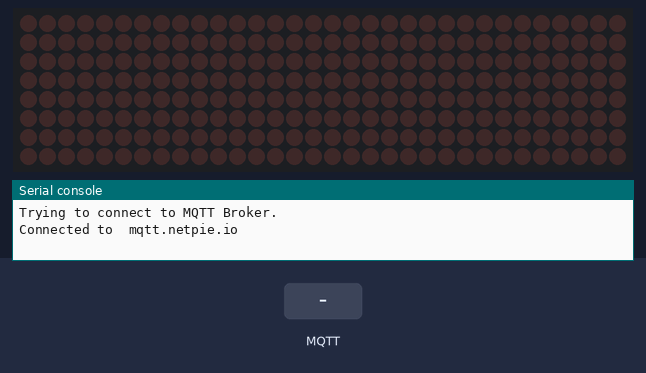
Simulated run of this program. Board: ESP32 board running MicroPython. Shown: 32×8 LED matrix, the last lines printed to the serial console. The test bench sets the inputs (shaded band). WiFi joins after 1.5 s; no MQTT or app messages arrive unless stated; library files of the repository ran but are not shown: max7219.py.

Above: at 2.8 s.
2.9 s: MQTT message "@msg/led_mt" arrives on the first subscribed topic
At 3.21 s:
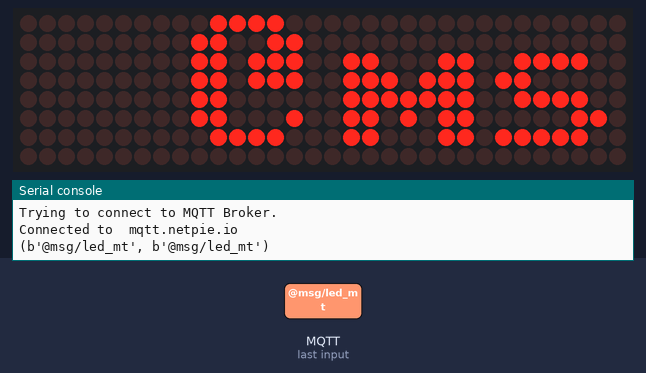
At 3.62 s:
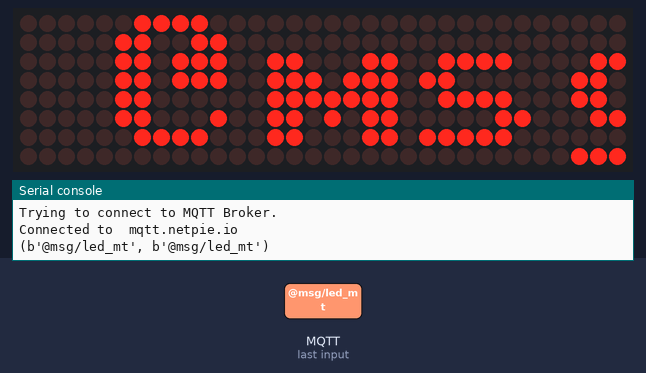

The program:

LAB03_EX03_ESP32.py
```python
from machine import Pin, SPI
from max7219 import Max7219
from utime import sleep_ms
from umqtt.simple import MQTTClient
import network

spi = SPI(1,sck=Pin(14),mosi=Pin(13))
#CLK=sck=D14,DIN=mosi=D13,cs=D15
cs = Pin(15,Pin.OUT)
display = Max7219(32,8,spi,cs,False)
display.brightness(5)

wifi_ssid = "ECS_4G_01"
wifi_pwd = "1111100000"

MQTT_BROKER = "mqtt.netpie.io"
MQTT_CLIENT = "94158fb0-7acc-48d5-a3a6-399180f4746d" # Client ID
MQTT_USER = "ByiMqAVSXVs1bFrYhkCAr3GrBm9GC8mH" # Token
MQTT_PWD = "GWJjLpcQFJT_BgBConxwwAUBpy72e!Dv" # Secret
text_show = ''

def wifi_connect():
    wlan = network.WLAN(network.STA_IF)
    wlan.active(True)
    if not wlan.isconnected():
        print('connecting to network...')
        wlan.connect(wifi_ssid, wifi_pwd)
        while not wlan.isconnected():
            pass
    print('network config:', wlan.ifconfig())

def sub_callback(topic, msg):
    print((topic, msg))
    if topic == b'@msg/led_mt':
        global text_show
        text_show = msg

def init_client():
    global client
    print("Trying to connect to MQTT Broker.")
    try:
        client = MQTTClient(MQTT_CLIENT, MQTT_BROKER, port=1883, user=MQTT_USER,password=MQTT_PWD)
        client.connect()
        print("Connected to ",MQTT_BROKER)
        topic_sub = b"@msg/led_mt"
        client.set_callback(sub_callback)
        client.subscribe(topic_sub)
    except:
        print("Trouble to init mqtt.")

wifi_connect()  # connect to WiFi network
init_client()

while True:
    client.check_msg()
    if len(text_show) == 1:
        display.fill(0) #clear
        display.text(text_show,0,0)
        display.show()
    elif len(text_show) > 1:
        display.marquee(text_show)
    sleep_ms(500)
```

Measured:
- after the input at 2.9 s, the display: changes after 0.26 s (image 1)
